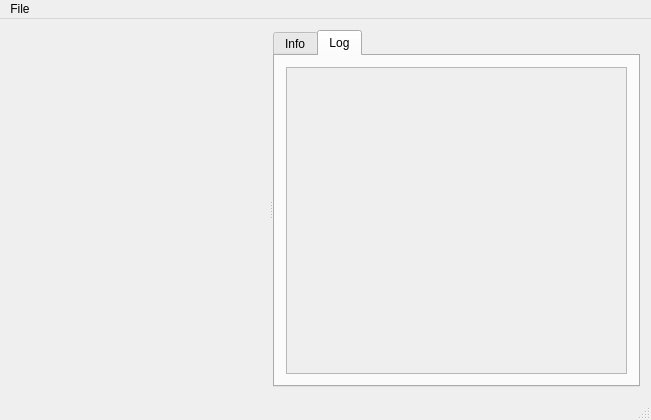
<?xml version="1.0" encoding="UTF-8"?>
<ui version="4.0">
 <class>MainWindow</class>
 <widget class="QMainWindow" name="MainWindow">
  <property name="geometry">
   <rect>
    <x>0</x>
    <y>0</y>
    <width>651</width>
    <height>420</height>
   </rect>
  </property>
  <property name="windowTitle">
   <string>MainWindow</string>
  </property>
  <widget class="QWidget" name="centralWidget">
   <layout class="QVBoxLayout" name="verticalLayout_4">
    <item>
     <widget class="QSplitter" name="splitter">
      <property name="orientation">
       <enum>Qt::Horizontal</enum>
      </property>
      <property name="opaqueResize">
       <bool>true</bool>
      </property>
      <widget class="PaintWidget" name="widget" native="true"/>
      <widget class="QTabWidget" name="tabWidget">
       <property name="currentIndex">
        <number>1</number>
       </property>
       <widget class="QWidget" name="infoTab">
        <attribute name="title">
         <string>Info</string>
        </attribute>
        <layout class="QVBoxLayout" name="verticalLayout_2">
         <item>
          <widget class="QLabel" name="nodeNameLabel">
           <property name="sizePolicy">
            <sizepolicy hsizetype="Ignored" vsizetype="Fixed">
             <horstretch>0</horstretch>
             <verstretch>0</verstretch>
            </sizepolicy>
           </property>
           <property name="font">
            <font>
             <weight>75</weight>
             <bold>true</bold>
            </font>
           </property>
           <property name="text">
            <string/>
           </property>
          </widget>
         </item>
         <item>
          <widget class="QScrollArea" name="nodeScrollArea">
           <property name="widgetResizable">
            <bool>true</bool>
           </property>
           <widget class="QWidget" name="scrollAreaWidgetContents">
            <property name="geometry">
             <rect>
              <x>0</x>
              <y>0</y>
              <width>349</width>
              <height>291</height>
             </rect>
            </property>
            <layout class="QVBoxLayout" name="verticalLayout">
             <item>
              <widget class="QLabel" name="nodeInfoLabel">
               <property name="text">
                <string>no node selected</string>
               </property>
               <property name="textFormat">
                <enum>Qt::PlainText</enum>
               </property>
               <property name="wordWrap">
                <bool>true</bool>
               </property>
               <property name="textInteractionFlags">
                <set>Qt::LinksAccessibleByMouse|Qt::TextSelectableByMouse</set>
               </property>
              </widget>
             </item>
            </layout>
           </widget>
          </widget>
         </item>
        </layout>
       </widget>
       <widget class="QWidget" name="logTab">
        <attribute name="title">
         <string>Log</string>
        </attribute>
        <layout class="QVBoxLayout" name="verticalLayout_5">
         <item>
          <widget class="QScrollArea" name="logScrollArea">
           <property name="widgetResizable">
            <bool>true</bool>
           </property>
           <widget class="QWidget" name="scrollAreaWidgetContents_2">
            <property name="geometry">
             <rect>
              <x>0</x>
              <y>0</y>
              <width>349</width>
              <height>311</height>
             </rect>
            </property>
            <layout class="QVBoxLayout" name="verticalLayout_3">
             <item>
              <widget class="QLabel" name="logLabel">
               <property name="text">
                <string/>
               </property>
               <property name="textInteractionFlags">
                <set>Qt::TextSelectableByMouse</set>
               </property>
              </widget>
             </item>
            </layout>
           </widget>
          </widget>
         </item>
        </layout>
       </widget>
      </widget>
     </widget>
    </item>
   </layout>
  </widget>
  <widget class="QMenuBar" name="menuBar">
   <property name="geometry">
    <rect>
     <x>0</x>
     <y>0</y>
     <width>651</width>
     <height>20</height>
    </rect>
   </property>
   <widget class="QMenu" name="menu_File">
    <property name="title">
     <string>File</string>
    </property>
    <addaction name="actionNew"/>
    <addaction name="actionOpen"/>
    <addaction name="actionSave"/>
    <addaction name="actionSave_As"/>
    <addaction name="actionExit"/>
   </widget>
   <addaction name="menu_File"/>
  </widget>
  <widget class="QStatusBar" name="statusBar"/>
  <action name="actionExit">
   <property name="text">
    <string>Exit</string>
   </property>
  </action>
  <action name="actionNew">
   <property name="text">
    <string>New</string>
   </property>
  </action>
  <action name="actionSave">
   <property name="text">
    <string>Save</string>
   </property>
  </action>
  <action name="actionOpen">
   <property name="text">
    <string>Open</string>
   </property>
  </action>
  <action name="actionSave_As">
   <property name="text">
    <string>Save As</string>
   </property>
  </action>
 </widget>
 <layoutdefault spacing="6" margin="11"/>
 <customwidgets>
  <customwidget>
   <class>PaintWidget</class>
   <extends>QWidget</extends>
   <header>paintwidget.h</header>
   <container>1</container>
  </customwidget>
 </customwidgets>
 <resources/>
 <connections/>
</ui>
